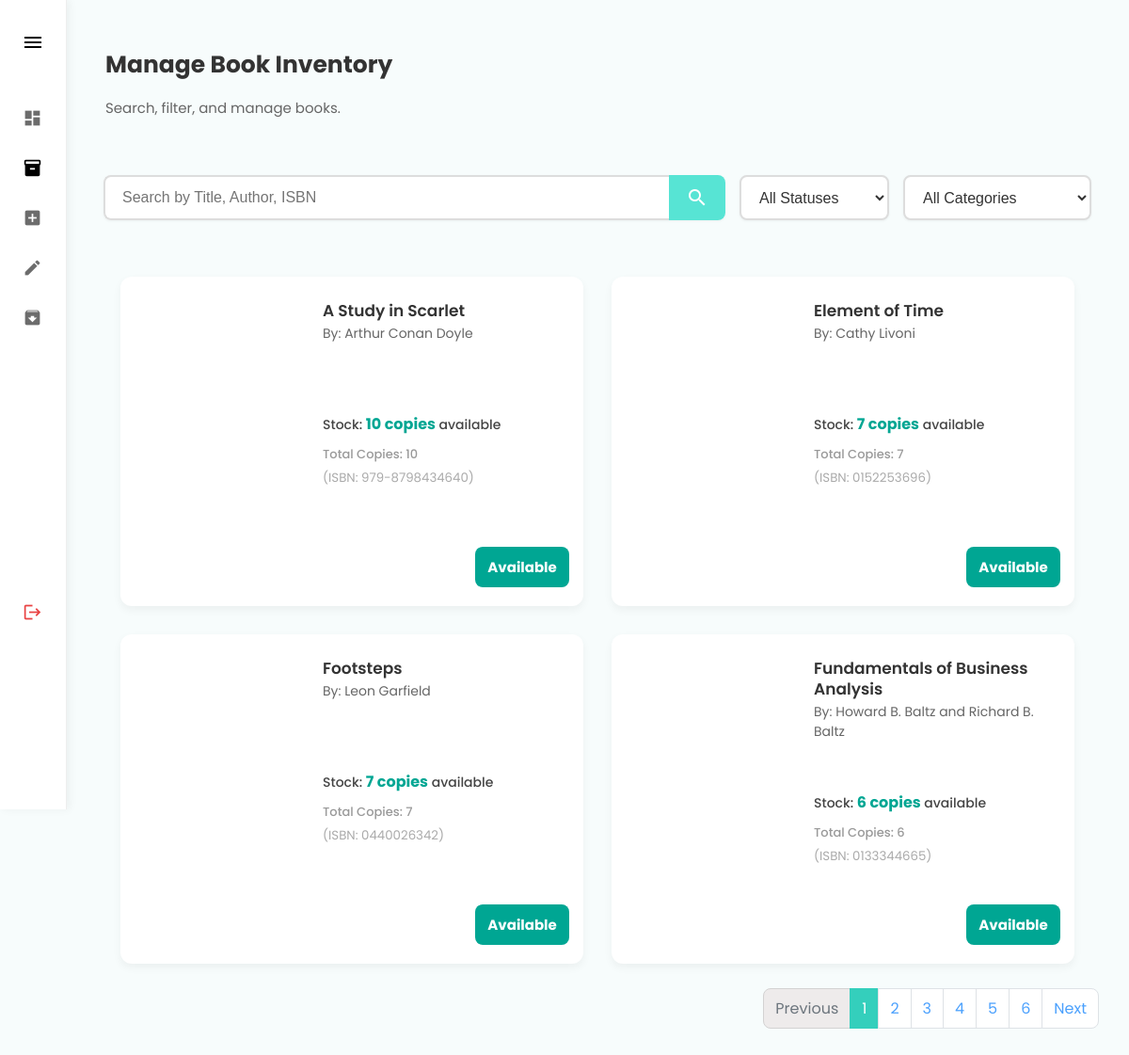
The page /views/book_inventory.php (signed in) on the database its author committed.
### tables this page shows
CREATE TABLE `book` (
  `BookID` int(11) NOT NULL,
  `Title` varchar(150) NOT NULL,
  `Author` varchar(100) DEFAULT NULL,
  `ISBN` varchar(30) DEFAULT NULL,
  `Price` decimal(10,2) DEFAULT NULL,
  `Category` varchar(50) DEFAULT NULL,
  `CoverImagePath` varchar(255) DEFAULT NULL,
  `Status` enum('Available','Reserved','Borrowed','Archived') DEFAULT 'Available'
);

### app/views/book_inventory.php (the view, shortened to what this page needs)
<?php
require_once __DIR__ . '/../models/database.php';
$books = [];
$search_term = trim($_GET['search'] ?? '');
$status_filter = trim($_GET['status'] ?? 'All');
$category_filter = trim($_GET['category'] ?? 'All');
$books_per_page = 4;
$current_page = filter_input(INPUT_GET, 'page', FILTER_VALIDATE_INT) ?: 1;
$offset = ($current_page - 1) * $books_per_page;
$total_pages = 0;
try {
    $dynamic_fields = "
        B.BookID, B.Title, B.Author, B.ISBN, B.Price, B.CoverImagePath, B.Status, B.Category,
        -- Calculate CopiesTotal dynamically from Book_Copy table:
        (SELECT COUNT(BC1.CopyID) FROM Book_Copy BC1 WHERE BC1.BookID = B.BookID) AS CopiesTotal,
        -- Calculate CopiesAvailable dynamically from Book_Copy table:
        (SELECT COUNT(BC2.CopyID) FROM Book_Copy BC2 WHERE BC2.BookID = B.BookID AND BC2.Status = 'Available') AS CopiesAvailable
    ";
    $base_sql = "FROM Book B WHERE B.Status != 'Archived'";
    $count_sql = "SELECT COUNT(B.BookID) " . $base_sql;
    $list_sql = "SELECT {$dynamic_fields} " . $base_sql;
    $total_books = $pdo->query($count_sql)->fetchColumn();
    $total_pages = ceil($total_books / $books_per_page);
    $list_sql .= " ORDER BY B.Title ASC LIMIT {$books_per_page} OFFSET {$offset}";
    $stmt = $pdo->query($list_sql);
    $books = $stmt->fetchAll();
} catch (PDOException $e) {
    error_log("Inventory Query Error: " . $e->getMessage());
    $query_message = "Database Error! Could not load inventory.";
}
?>
<!DOCTYPE html>
<html lang="en">
<head>
</head>
<body>
    <div class="container">
        <div id="sidebar-menu" class="sidebar">
            <div class="logo" onclick="toggleSidebar()">
                <span class="hamburger-icon material-icons">menu</span>
            </div>
            <ul class="nav-list">
                <li class="nav-item"><a href="librarian.php">
                        <span class="nav-icon material-icons">dashboard</span>
                    </a></li>
                <li class="nav-item active"><a href="book_inventory.php">
                        <span class="nav-icon material-icons">inventory_2</span>
                    </a></li>
                <li class="nav-item"><a href="add_book.php">
                        <span class="nav-icon material-icons">add_box</span>
                    </a></li>
                <li class="nav-item"><a href="update_book.php">
                        <span class="nav-icon material-icons">edit</span>
                    </a></li>
                <li class="nav-item"><a href="archive_book.php">
                        <span class="nav-icon material-icons">archive</span>
                    </a></li>
            </ul>
            <ul class="logout nav-list">
                <li class="nav-item"><a href="login.php">
                        <span class="nav-icon material-icons">logout</span>
                    </a></li>
            </ul>
        </div>
        <div id="main-content-wrapper" class="main-content-wrapper">
            <div class="main-content">
                <div class="inventory-section">
                    <h2>Manage Book Inventory</h2>
                    <p class="subtitle">Search, filter, and manage books.
                    </p>
                    <form method="GET" action="book_inventory.php" class="search-filters">
                        <div class="search-input-wrapper">
                            <input type="text" name="search" id="search-input-field" class="search-input"
                                placeholder="Search by Title, Author, ISBN"
                                value="<?php echo htmlspecialchars($search_term); ?>">
                            <button type="submit" name="submit_search" class="search-btn-icon" title="Search">
                                <span class="material-icons">search</span>
                            </button>
                        </div>
                        <select name="status" onchange="this.form.submit()" class="filter-select">
                            <option value="All" <?php echo $status_filter === 'All' ? 'selected' : ''; ?>>All Statuses
                            </option>
                        </select>
                        <select name="category" onchange="this.form.submit()" class="filter-select">
                            <option value="All" <?php echo $category_filter === 'All' ? 'selected' : ''; ?>>All Categories</option>
                        </select>
                    </form>
                    <div class="book-list">
                        <?php foreach ($books as $book):
                            $copiesAvailable = (int) $book['CopiesAvailable'];
                            $stockClass = ($copiesAvailable > 0) ? 'available-stock' : 'low-stock';
                            $statusTagClass = strtolower($book['Status']) . '-tag';
                            $coverImagePath = $book['CoverImagePath'] ?? null;
                            $coverStyle = '';
                            if (!empty($coverImagePath)) {
                                if (strpos($coverImagePath, 'http') === 0) {
                                    $imageURL = htmlspecialchars($coverImagePath);
                                } else {
                                    $imageURL = BASE_URL . '/' . htmlspecialchars($coverImagePath);
                                }
                                $coverStyle = "
                    background-image: url('$imageURL');
                    background-size: cover;
                    background-position: center;
                    background-repeat: no-repeat;
                    background-color: transparent;
                ";
                            }
                            ?>
                            <div class="book-card">
                                <div class="book-cover-area" style="<?php echo $coverStyle; ?>">
                                </div>
                                <div class="book-details">
                                    <div>
                                        <div class="book-title"><?php echo htmlspecialchars($book['Title']); ?></div>
                                        <div class="book-author">By: <?php echo htmlspecialchars($book['Author']); ?></div>
                                    </div>
                                    <div class="stock-info-block">
                                        <div class="book-status">
                                            Stock: <span class="<?php echo $stockClass; ?>"><?php echo $copiesAvailable; ?>
                                                copies</span> available
                                        </div>
                                        <div class="book-total-stock">
                                            Total Copies: <?php echo $book['CopiesTotal']; ?>
                                        </div>
                                        <small style="display: block; color: #aaa; margin-top: 5px;">(ISBN:
                                            <?php echo $book['ISBN']; ?>)</small>
                                    </div>
                                    <div class="action-button <?php echo $statusTagClass; ?>">
                                        <?php echo htmlspecialchars($book['Status']); ?>
                                    </div>
                                </div>
                            </div>
                        <?php endforeach; ?>
                    </div>
                    <?php if ($total_pages > 1): ?>
                        <div class="pagination-controls">
                            <ul class="pagination">
                                <?php
                                $searchParam = $search_term ? "&search=" . urlencode($search_term) : '';
                                $prevPage = max(1, $current_page - 1);
                                $prevDisabled = ($current_page == 1) ? 'disabled' : '';
                                ?>
                                <li class="page-item <?php echo $prevDisabled; ?>">
                                    <a href="?page=<?php echo $prevPage . $searchParam; ?>" class="page-link">
                                        Previous
                                    </a>
                                </li>
                                <?php
                                for ($i = 1; $i <= $total_pages; $i++):
                                    $activeClass = ($i == $current_page) ? 'active' : '';
                                    ?>
                                    <li class="page-item <?php echo $activeClass; ?>">
                                        <a href="?page=<?php echo $i . $searchParam; ?>" class="page-link">
                                            <?php echo $i; ?>
                                        </a>
                                    </li>
                                <?php endfor; ?>
                                <?php
                                $nextPage = min($total_pages, $current_page + 1);
                                $nextDisabled = ($current_page == $total_pages) ? 'disabled' : '';
                                ?>
                                <li class="page-item <?php echo $nextDisabled; ?>">
                                    <a href="?page=<?php echo $nextPage . $searchParam; ?>" class="page-link">
                                        Next
                                    </a>
                                </li>
                            </ul>
                        </div>
                    <?php endif; ?>
                </div>
            </div>
        </div>
    </div>
</body>
</html>

### rows shown on the page
book: Title "A Study in Scarlet", Author "Arthur Conan Doyle", copiesAvailable "10", CopiesTotal "10", ISBN "979-8798434640", Status "Available"
book: Title "Element of Time", Author "Cathy Livoni", copiesAvailable "7", CopiesTotal "7", ISBN "0152253696", Status "Available"
book: Title "Footsteps", Author "Leon Garfield", copiesAvailable "7", CopiesTotal "7", ISBN "0440026342", Status "Available"
book: Title "Fundamentals of Business Analysis", Author "Howard B. Baltz and Richard B. Baltz", copiesAvailable "6", CopiesTotal "6", ISBN "0133344665", Status "Available"
